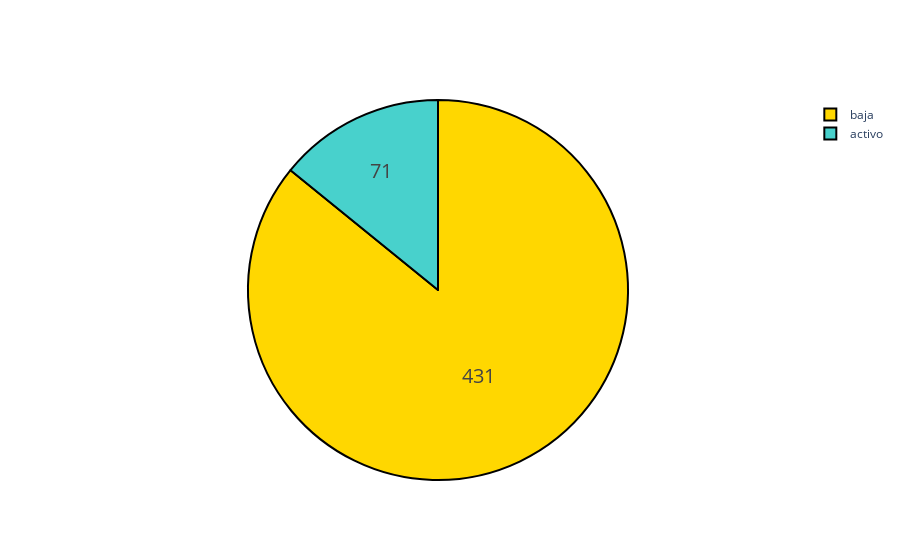

Write notebook code for a chart like this one.
### Markdown cell above
**2.3. Distribution of target variable**

### Code cell
fig = go.Figure(data=[go.Pie(labels=['baja','activo'], values=df['Estatus'].value_counts(), textinfo='label+percent')])
fig.update_traces(hoverinfo='label+percent', textinfo='value', textfont_size=20,
                  marker=dict(colors=['gold', 'mediumturquoise'], line=dict(color='#000000', width=2)))
fig.show()

### Figure 1 — Plotly figure (JSON) as saved in the notebook; plotly's stock layout.template omitted (floating-point values rounded to 4 significant figures)
{"data": [{"hoverinfo": "label+percent", "labels": ["baja", "activo"], "marker": {"colors": ["gold", "mediumturquoise"], "line": {"color": "#000000", "width": 2}}, "textfont": {"size": 20}, "textinfo": "value", "type": "pie", "values": [431, 71]}], "layout": {}}
